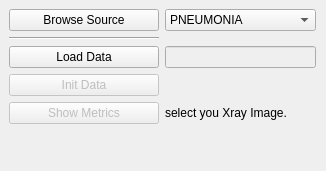
<?xml version="1.0" encoding="UTF-8"?>
<ui version="4.0">
 <class>Train_Model_Window</class>
 <widget class="QWidget" name="Train_Model_Window">
  <property name="geometry">
   <rect>
    <x>0</x>
    <y>0</y>
    <width>326</width>
    <height>171</height>
   </rect>
  </property>
  <property name="windowTitle">
   <string>Ui_Model_Tranining_Window</string>
  </property>
  <widget class="QWidget" name="formWidget" native="true">
   <property name="geometry">
    <rect>
     <x>9</x>
     <y>9</y>
     <width>307</width>
     <height>137</height>
    </rect>
   </property>
   <layout class="QFormLayout" name="formLayout">
    <item row="0" column="0">
     <widget class="QPushButton" name="button_browse_directory">
      <property name="minimumSize">
       <size>
        <width>150</width>
        <height>0</height>
       </size>
      </property>
      <property name="text">
       <string>Browse Source</string>
      </property>
     </widget>
    </item>
    <item row="0" column="1">
     <widget class="QComboBox" name="combo_select">
      <property name="layoutDirection">
       <enum>Qt::LeftToRight</enum>
      </property>
      <item>
       <property name="text">
        <string>PNEUMONIA</string>
       </property>
      </item>
      <item>
       <property name="text">
        <string>Covid 19</string>
       </property>
      </item>
     </widget>
    </item>
    <item row="1" column="0">
     <widget class="Line" name="line">
      <property name="minimumSize">
       <size>
        <width>150</width>
        <height>0</height>
       </size>
      </property>
      <property name="orientation">
       <enum>Qt::Horizontal</enum>
      </property>
     </widget>
    </item>
    <item row="2" column="0">
     <widget class="QPushButton" name="button_load_data">
      <property name="minimumSize">
       <size>
        <width>150</width>
        <height>0</height>
       </size>
      </property>
      <property name="text">
       <string>Load Data</string>
      </property>
     </widget>
    </item>
    <item row="2" column="1">
     <widget class="QLineEdit" name="edit_audio_name">
      <property name="enabled">
       <bool>false</bool>
      </property>
     </widget>
    </item>
    <item row="3" column="0">
     <widget class="QPushButton" name="button_init_model">
      <property name="enabled">
       <bool>false</bool>
      </property>
      <property name="minimumSize">
       <size>
        <width>150</width>
        <height>0</height>
       </size>
      </property>
      <property name="text">
       <string>Init Data</string>
      </property>
     </widget>
    </item>
    <item row="4" column="0">
     <widget class="QPushButton" name="button_show_matrics">
      <property name="enabled">
       <bool>false</bool>
      </property>
      <property name="minimumSize">
       <size>
        <width>150</width>
        <height>0</height>
       </size>
      </property>
      <property name="text">
       <string>Show Metrics</string>
      </property>
     </widget>
    </item>
    <item row="4" column="1">
     <widget class="QLabel" name="progress_bar">
      <property name="text">
       <string>select you Xray Image.</string>
      </property>
     </widget>
    </item>
   </layout>
  </widget>
  <widget class="QWidget" name="widget" native="true">
   <property name="geometry">
    <rect>
     <x>9</x>
     <y>152</y>
     <width>16</width>
     <height>16</height>
    </rect>
   </property>
  </widget>
 </widget>
 <resources/>
 <connections/>
</ui>
